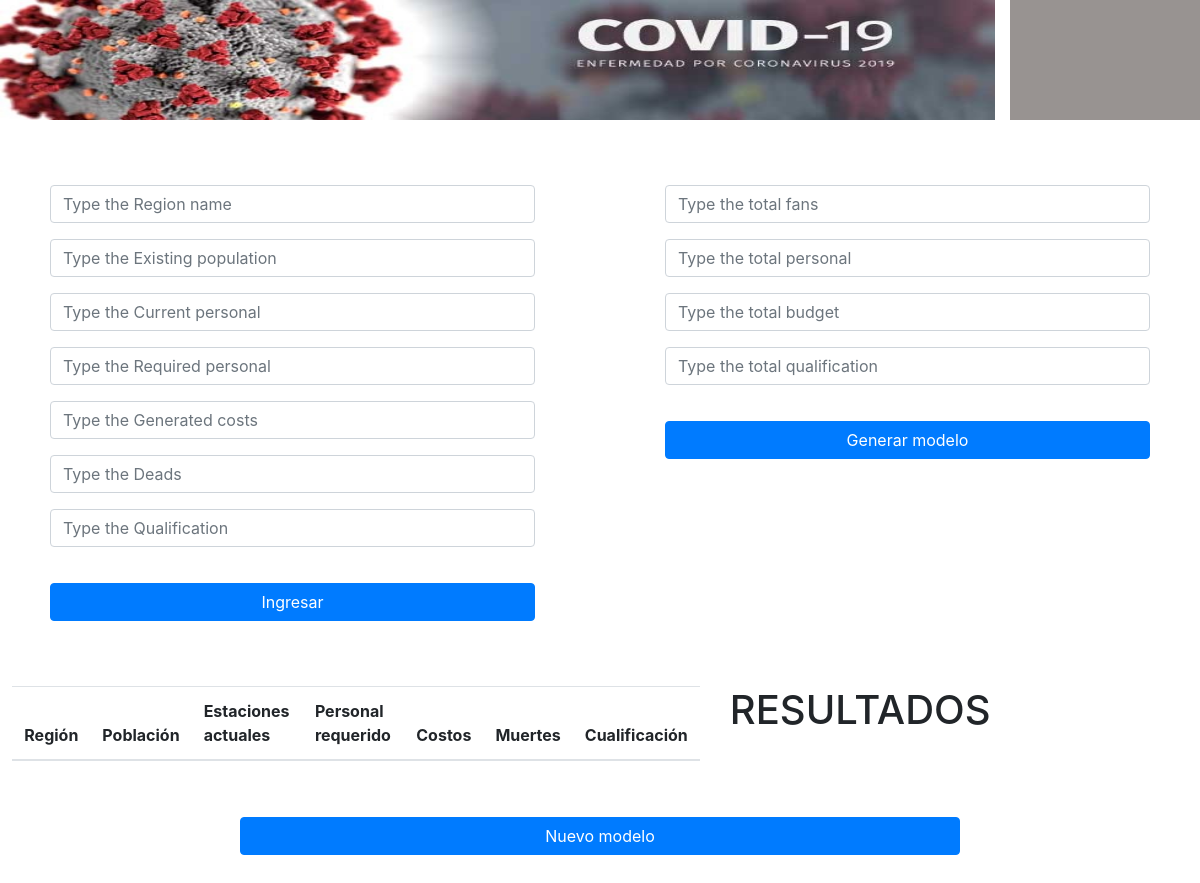
The app's page /, older data.
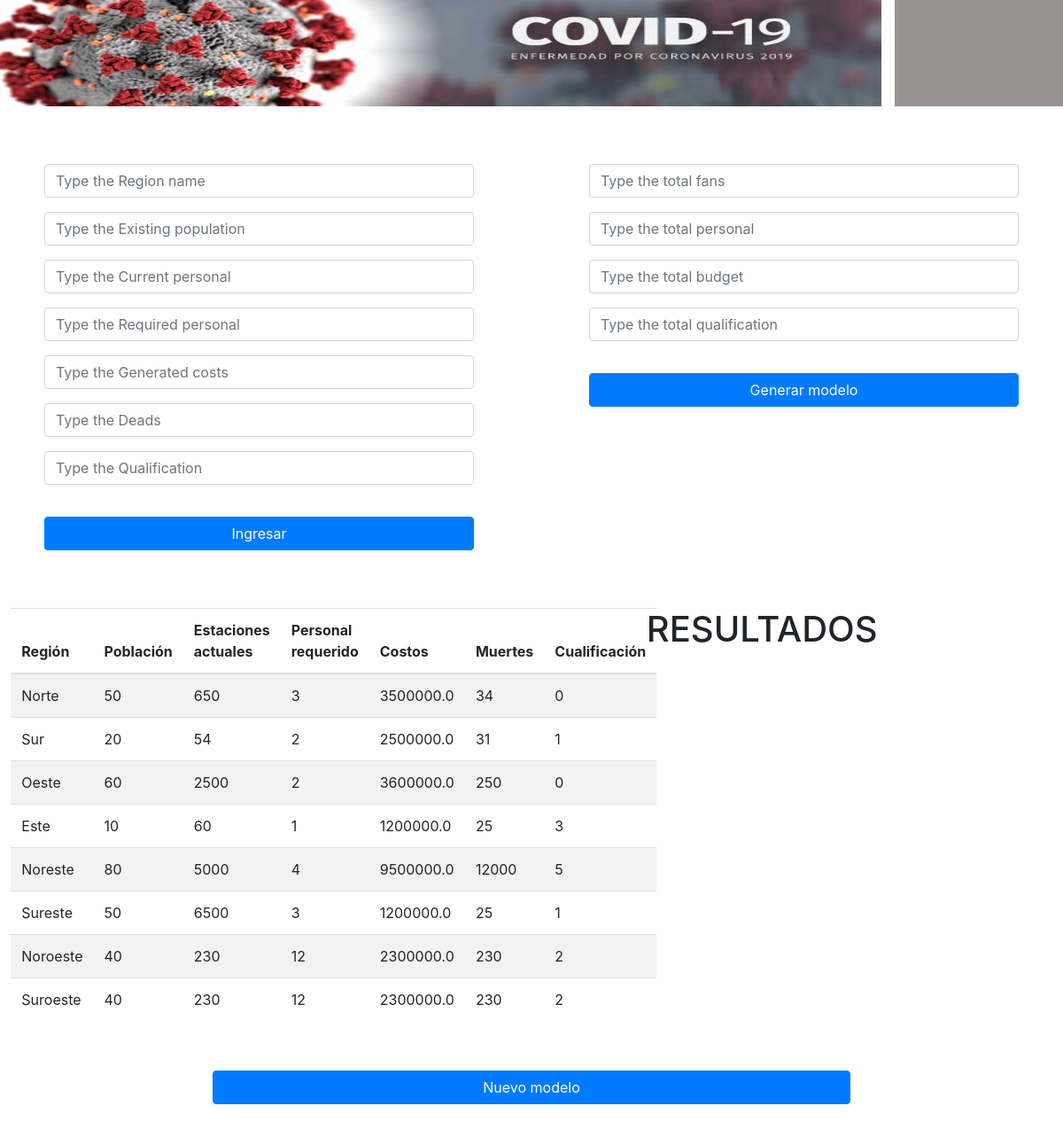
The same page, newer data.
### regions/models.py (models this page shows, shortened)
class Region(models.Model):
    region_name = models.CharField(verbose_name= 'region name', max_length=20)
    existing_population = models.IntegerField(verbose_name='existing population')
    current_personal = models.IntegerField(verbose_name='current personal')
    required_personal = models.IntegerField(verbose_name='required personal')
    generated_costs = models.FloatField(verbose_name='generated costs')
    deads = models.IntegerField(verbose_name='deads')
    qualification = models.IntegerField(verbose_name='qualification')
    class Meta:
        verbose_name = "Región"
        verbose_name_plural = "Regiones"

### regions/views.py (the view)
# urls.py: path('', HomePage.as_view(), name='home_page'),
class HomePage(ListView):
    model = Region
    template_name = 'regions/home.html'
    context_object_name = 'regiones'
    extra_context = {'form': FormData, 'regionform': RegionForm}

### regions/templates/regions/home.html (shortened to what this page needs)
{% extends 'regions/base.html' %}
{% load static %}
{% block contents %}
<div class="row">
    <div class="mx-auto col-sm" style="width: 200px; padding: 65px;">
        <form action="{% url 'regions:create_region_page' %}" method="post" id="region_form">
            <div class="form-group">
                {{ regionform.as_p }}
            </div>
        </form>
        <button onclick='SaveData("{{ csrf_token }}")' class="btn btn-primary" style="margin-top: 20px; width: 100%">Ingresar</button>
    </div>
    <div class="mx-auto col-sm" style="width: 200px; padding: 65px;">
        <form action="{% url 'regions:lp_model_page' %}" method="get" id="data_form">
            <div class="form-group">
                {{ form.as_p}}
            </div>
        </form>
        <button type="submit" class="btn btn-primary" style="margin-top: 20px; width: 100%;">Generar modelo</button>
    </div>
</div>
<div class="row">
    <div class="col-7" style="margin-left: 1%;">
        <div>
            <table class="table table-striped" id="data_table">
                <thead>
                    <tr>
                        <th scope="col">Región</th>
                        <th scope="col">Población</th>
                        <th scope="col">Estaciones actuales</th>
                        <th scope="col">Personal requerido</th>
                        <th scope="col">Costos</th>
                        <th scope="col">Muertes</th>
                        <th scope="col">Cualificación</th>
                    </tr>
                </thead>
                <tbody>
                    {% for region in regiones %}
                        <tr>
                            <td>{{ region.region_name }}</td>
                            <td>{{ region.existing_population }}</td>
                            <td>{{ region.current_personal }}</td>
                            <td>{{ region.required_personal }}</td>
                            <td>{{ region.generated_costs }}</td>
                            <td>{{ region.deads }}</td>
                            <td>{{ region.qualification }}</td>
                        </tr>
                    {% endfor %}
                </tbody>
            </table>
        </div>
    </div>
    <div class="col-4">
        <h1 style="margin-bottom: 25px">RESULTADOS</h2>
    </div>
</div>
<div class="row mx-auto">
    <form style="width: 100%" action="{% url 'regions:reinicio_page' %}" method="post">
        <button type="submit" class="btn btn-primary" style="width: 60%; margin-left: 20%; margin-top: 40px; margin-bottom: 30px;">Nuevo modelo</button>
    </form>
</div>
{% endblock contents %}

### regions/templates/regions/base.html (shortened to what this page needs)
{% load static %}
<!doctype html>
<html lang="en">
  <head>
    <link rel="stylesheet" href="https://cdn.jsdelivr.net/npm/bootstrap@4.5.3/dist/css/bootstrap.min.css">
  </head>
  <body>
    <div class="row">
      <img class="col-10" src="{% static 'regions/img/coronavirus.jpeg' %}" style="width: 100%; height: 120px;">
      <div class="col-2" style="background-color: #989391"></div>
  </div>
    {% block contents %} {% endblock contents %}
  </body>
</html>

Row changes from the older to the newer data that the page shows:
added Region: region_name "Norte", existing_population "50", current_personal "650", required_personal "3", generated_costs "3500000.0", deads "34", qualification "0"
added Region: region_name "Sur", existing_population "20", current_personal "54", required_personal "2", generated_costs "2500000.0", deads "31", qualification "1"
added Region: region_name "Oeste", existing_population "60", current_personal "2500", required_personal "2", generated_costs "3600000.0", deads "250", qualification "0"
added Region: region_name "Este", existing_population "10", current_personal "60", required_personal "1", generated_costs "1200000.0", deads "25", qualification "3"
added Region: region_name "Noreste", existing_population "80", current_personal "5000", required_personal "4", generated_costs "9500000.0", deads "12000", qualification "5"
added Region: region_name "Sureste", existing_population "50", current_personal "6500", required_personal "3", generated_costs "1200000.0", deads "25", qualification "1"
added Region: region_name "Noroeste", existing_population "40", current_personal "230", required_personal "12", generated_costs "2300000.0", deads "230", qualification "2"
added Region: region_name "Suroeste", existing_population "40", current_personal "230", required_personal "12", generated_costs "2300000.0", deads "230", qualification "2"
